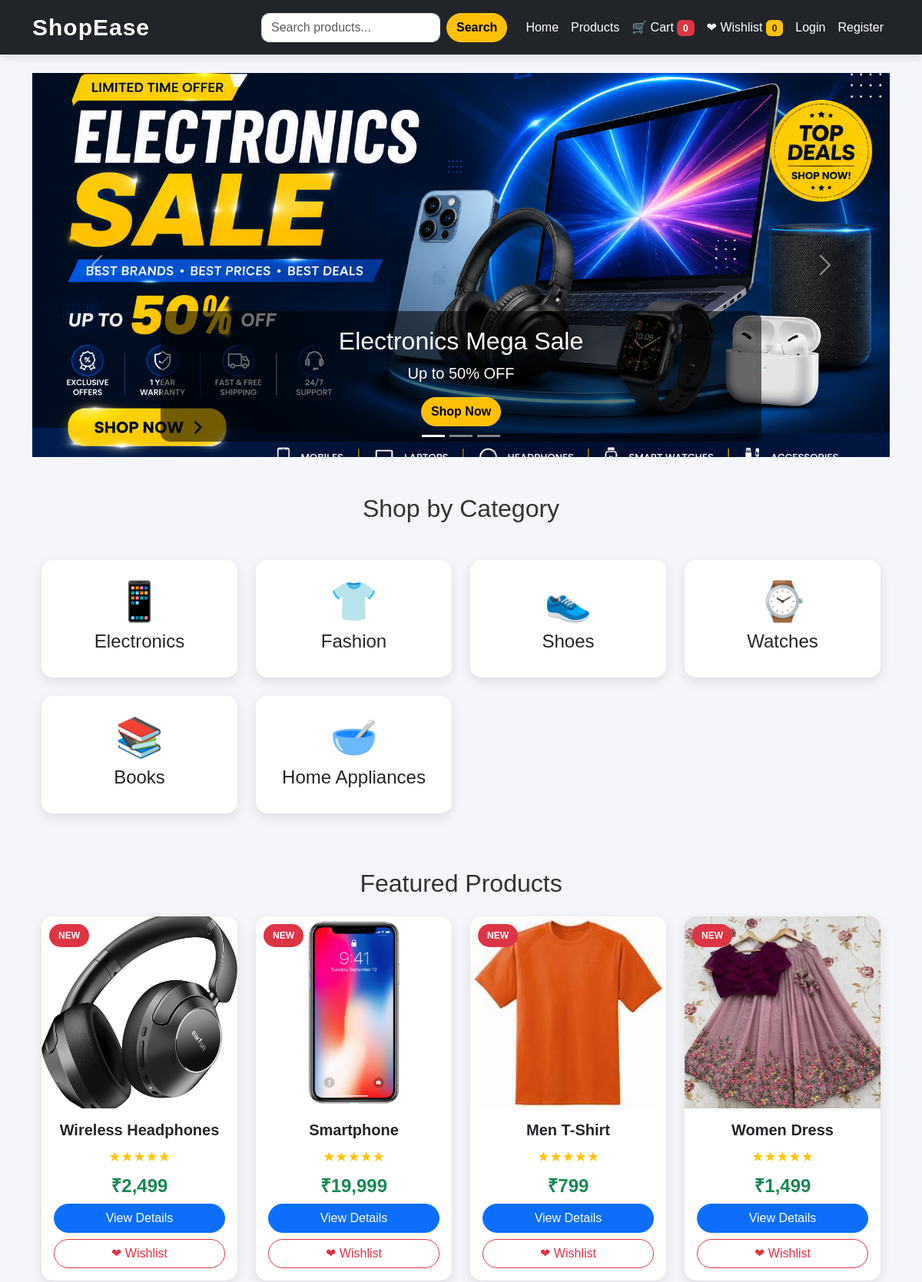
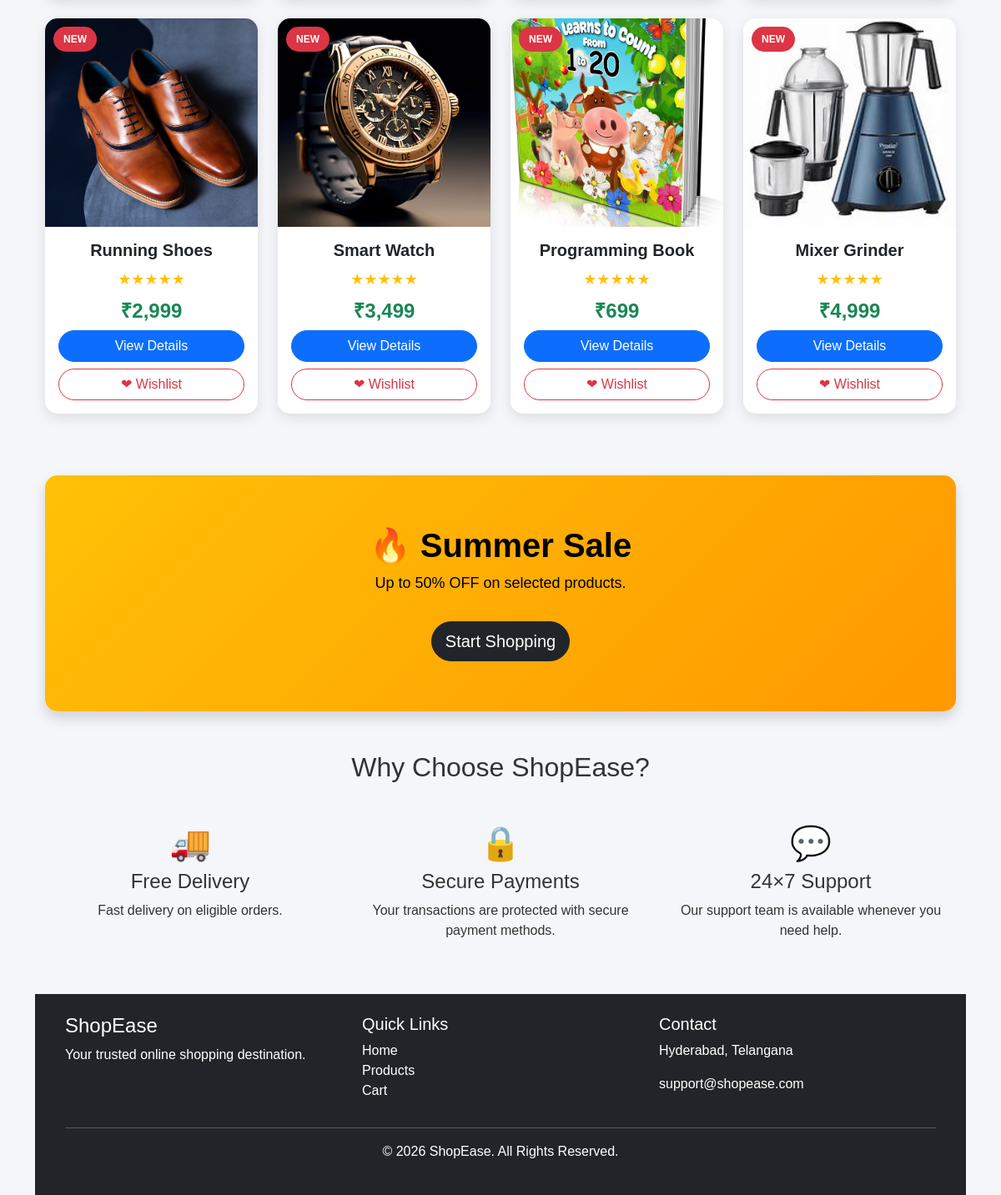
The page / on the database its author committed (2 pictures, top to bottom).
### tables this page shows
CREATE TABLE `products` (
  `id` int(11) NOT NULL,
  `category_id` int(11) DEFAULT NULL,
  `product_name` varchar(200) DEFAULT NULL,
  `description` text DEFAULT NULL,
  `price` decimal(10,2) DEFAULT NULL,
  `stock` int(11) DEFAULT NULL,
  `image` varchar(255) DEFAULT NULL,
  `created_at` timestamp NOT NULL DEFAULT current_timestamp()
);

### index.php (the view, shortened to what this page needs)
<?php
include("includes/header.php");
include("includes/db.php");
?>
<div id="heroSlider" class="carousel slide mb-5" data-bs-ride="carousel">
<div class="carousel-indicators">
<button type="button"
data-bs-target="#heroSlider"
data-bs-slide-to="0"
class="active"></button>
<button type="button"
data-bs-target="#heroSlider"
data-bs-slide-to="1"></button>
<button type="button"
data-bs-target="#heroSlider"
data-bs-slide-to="2"></button>
</div>
<div class="carousel-inner">
<div class="carousel-item active">
<img src="images/banner1.jpg"
class="d-block w-100"
style="height:500px;object-fit:cover;">
<div class="carousel-caption d-none d-md-block">
<h2>Electronics Mega Sale</h2>
<p>Up to 50% OFF</p>
<a href="products.php?category=1"
class="btn btn-warning">
Shop Now
</a>
</div>
</div>
</div>
<button
class="carousel-control-prev"
type="button"
data-bs-target="#heroSlider"
data-bs-slide="prev">
<span class="carousel-control-prev-icon"></span>
</button>
<button
class="carousel-control-next"
type="button"
data-bs-target="#heroSlider"
data-bs-slide="next">
<span class="carousel-control-next-icon"></span>
</button>
</div>
<div class="container mt-5">
    <h2 class="text-center mb-5">Shop by Category</h2>
    <div class="row">
        <div class="col-md-3 mb-4">
            <a href="products.php?category=1" class="text-decoration-none text-dark">
                <div class="card category-card text-center p-4 h-100">
                    <h1>📱</h1>
                    <h4>Electronics</h4>
                </div>
            </a>
        </div>
        <div class="col-md-3 mb-4">
            <a href="products.php?category=2" class="text-decoration-none text-dark">
                <div class="card category-card text-center p-4 h-100">
                    <h1>👕</h1>
                    <h4>Fashion</h4>
                </div>
            </a>
        </div>
        <div class="col-md-3 mb-4">
            <a href="products.php?category=3" class="text-decoration-none text-dark">
                <div class="card category-card text-center p-4 h-100">
                    <h1>👟</h1>
                    <h4>Shoes</h4>
                </div>
            </a>
        </div>
        <div class="col-md-3 mb-4">
            <a href="products.php?category=4" class="text-decoration-none text-dark">
                <div class="card category-card text-center p-4 h-100">
                    <h1>⌚</h1>
                    <h4>Watches</h4>
                </div>
            </a>
        </div>
        <div class="col-md-3 mb-4">
            <a href="products.php?category=5" class="text-decoration-none text-dark">
                <div class="card category-card text-center p-4 h-100">
                    <h1>📚</h1>
                    <h4>Books</h4>
                </div>
            </a>
        </div>
        <div class="col-md-3 mb-4">
            <a href="products.php?category=6" class="text-decoration-none text-dark">
                <div class="card category-card text-center p-4 h-100">
                    <h1>🥣</h1>
                    <h4>Home Appliances</h4>
                </div>
            </a>
        </div>
    </div>
    <h2 class="text-center mt-5 mb-4">
        Featured Products
    </h2>
    <div class="row">
<?php
$sql = "SELECT * FROM products LIMIT 8";
$result = mysqli_query($conn, $sql);
while($row = mysqli_fetch_assoc($result))
{
?>
<div class="col-lg-3 col-md-4 col-sm-6 mb-4">
<div class="card product-card h-100">
<div class="position-relative">
<img src="images/<?php echo $row['image']; ?>"
class="card-img-top">
<span class="badge-sale">
NEW
</span>
</div>
<div class="card-body">
<h5>
<?php echo htmlspecialchars($row['product_name']); ?>
</h5>
<div class="rating">
★★★★★
</div>
<h4>
₹<?php echo number_format($row['price']); ?>
</h4>
<div class="d-grid gap-2">
<a href="product.php?id=<?php echo $row['id']; ?>"
class="btn btn-primary">
View Details
</a>
<a href="wishlist.php?id=<?php echo $row['id']; ?>"
class="btn btn-outline-danger">
❤ Wishlist
</a>
</div>
</div>
</div>
</div>
<?php
}
?>
    </div>
    <div class="offer-banner shadow">
       <h2>🔥 Summer Sale</h2>
<p>Up to 50% OFF on selected products.</p>
<a href="products.php"
class="btn btn-dark btn-lg mt-3">
Start Shopping
</a>
    </div>
</div>
<div class="container mt-5 mb-5">
<h2 class="text-center mb-5">
Why Choose ShopEase?
</h2>
<div class="row text-center">
<div class="col-md-4">
<h1>🚚</h1>
<h4>Free Delivery</h4>
<p>Fast delivery on eligible orders.</p>
</div>
<div class="col-md-4">
<h1>🔒</h1>
<h4>Secure Payments</h4>
<p>Your transactions are protected with secure payment methods.</p>
</div>
<div class="col-md-4">
<h1>💬</h1>
<h4>24×7 Support</h4>
<p>Our support team is available whenever you need help.</p>
</div>
</div>
</div>
<?php
include("includes/footer.php");
?>

### includes/header.php (shortened to what this page needs)
<?php
$cartCount = 0;
$wishlistCount = 0;
?>
<!DOCTYPE html>
<html lang="en">
<head>
<link href="https://cdn.jsdelivr.net/npm/bootstrap@5.3.3/dist/css/bootstrap.min.css" rel="stylesheet">
<link rel="stylesheet" href="css/style.css">
</head>
<body>
<nav class="navbar navbar-expand-lg navbar-dark bg-dark">
<div class="container">
<a class="navbar-brand fw-bold" href="index.php">
ShopEase
</a>
<div class="collapse navbar-collapse" id="navbarNav">
<form
class="d-flex ms-auto me-3"
action="products.php"
method="GET">
<input
class="form-control me-2"
type="search"
name="search"
placeholder="Search products...">
<button
class="btn btn-warning">
Search
</button>
</form>
<ul class="navbar-nav">
<li class="nav-item">
<a class="nav-link" href="index.php">
Home
</a>
</li>
<li class="nav-item">
<a class="nav-link" href="products.php">
Products
</a>
</li>
<li class="nav-item">
<a class="nav-link" href="cart.php">
🛒 Cart
<span class="badge bg-danger">
<?php echo $cartCount; ?>
</span>
</a>
</li>
<li class="nav-item">
<a class="nav-link" href="wishlist.php">
❤ Wishlist
<span class="badge bg-warning text-dark">
<?php echo $wishlistCount; ?>
</span>
</a>
</li>
<?php
if(isset($_SESSION['user_id']))
{
?>
<li class="nav-item">
<a class="nav-link" href="profile.php">
Welcome,
<?php echo $_SESSION['user_name']; ?>
</a>
</li>
<li class="nav-item">
<a class="nav-link" href="logout.php">
Logout
</a>
</li>
<?php
}
else
{
?>
<li class="nav-item">
<a class="nav-link" href="login.php">
Login
</a>
</li>
<li class="nav-item">
<a class="nav-link" href="register.php">
Register
</a>
</li>
<?php
}
?>
</ul>
</div>
</div>
</nav>
<div class="container mt-4">

### includes/footer.php (shortened to what this page needs)
<footer class="bg-dark text-white mt-5 p-4">
<div class="container">
<div class="row">
<div class="col-md-4">
<h4>ShopEase</h4>
<p>
Your trusted online shopping destination.
</p>
</div>
<div class="col-md-4">
<h5>Quick Links</h5>
<ul class="list-unstyled">
<li><a href="index.php" class="text-white">Home</a></li>
<li><a href="products.php" class="text-white">Products</a></li>
<li><a href="cart.php" class="text-white">Cart</a></li>
</ul>
</div>
<div class="col-md-4">
<h5>Contact</h5>
<p>
Hyderabad, Telangana
</p>
<p>
support@shopease.com
</p>
</div>
</div>
<hr>
<p class="text-center">
© 2026 ShopEase. All Rights Reserved.
</p>
</div>
</footer>
</body>
</html>

### css/style.css (style rules this page uses)
body { background:#f4f6f9; font-family:Arial, Helvetica, sans-serif; color:#333; }
.navbar { box-shadow:0 4px 10px rgba(0,0,0,.1); }
.navbar-brand { font-size:30px; font-weight:bold; letter-spacing:1px; }
.navbar .nav-link { color:#fff !important; font-weight:500; transition:.3s; }
.navbar .badge { font-size:12px; }
.carousel-item img { height:550px; object-fit:cover; }
.carousel-caption { background:rgba(0,0,0,.55); padding:20px; border-radius:12px; }
.carousel-caption p { font-size:20px; }
.category-card { transition:.3s; border:none; border-radius:15px; }
.category-card h1 { font-size:50px; }
.product-card { border:none; border-radius:15px; overflow:hidden; transition:.4s; background:#fff; }
.product-card img { height:250px; object-fit:cover; }
.product-card .card-body { text-align:center; }
.product-card h5 { font-size:20px; font-weight:bold; margin-bottom:10px; }
.product-card h4 { color:#198754; font-weight:bold; }
.rating { color:#ffc107; font-size:18px; margin-bottom:10px; }
.badge-sale { position:absolute; top:10px; left:10px; background:#dc3545; color:#fff; padding:6px 12px; border-radius:20px; font-size:12px; font-weight:bold; }
.btn { border-radius:30px; transition:.3s; }
.btn-warning { color:#000; font-weight:bold; }
.card { border:none; border-radius:15px; box-shadow:0 5px 15px rgba(0,0,0,.1); }
.form-control, .form-select { border-radius:10px; }
.offer-banner { background:linear-gradient(135deg,#ffc107,#ff9800); color:#000; border-radius:15px; padding:60px; text-align:center; margin-top:50px; }
.offer-banner h2 { font-size:40px; font-weight:bold; }
.offer-banner p { font-size:18px; }
footer { background:#212529; color:#fff; margin-top:80px; padding:40px 0; }
footer a { color:#fff; text-decoration:none; }

### rows shown on the page
products: image (picture), product_name "Wireless Headphones", price "2,499"
products: image (picture), product_name "Smartphone", price "19,999"
products: image (picture), product_name "Men T-Shirt", price "799"
products: image (picture), product_name "Women Dress", price "1,499"
products: image (picture), product_name "Running Shoes", price "2,999"
products: image (picture), product_name "Smart Watch", price "3,499"
products: image (picture), product_name "Programming Book", price "699"
products: image (picture), product_name "Mixer Grinder", price "4,999"

### other values the page prints
$cartCount "0"
$wishlistCount "0"
